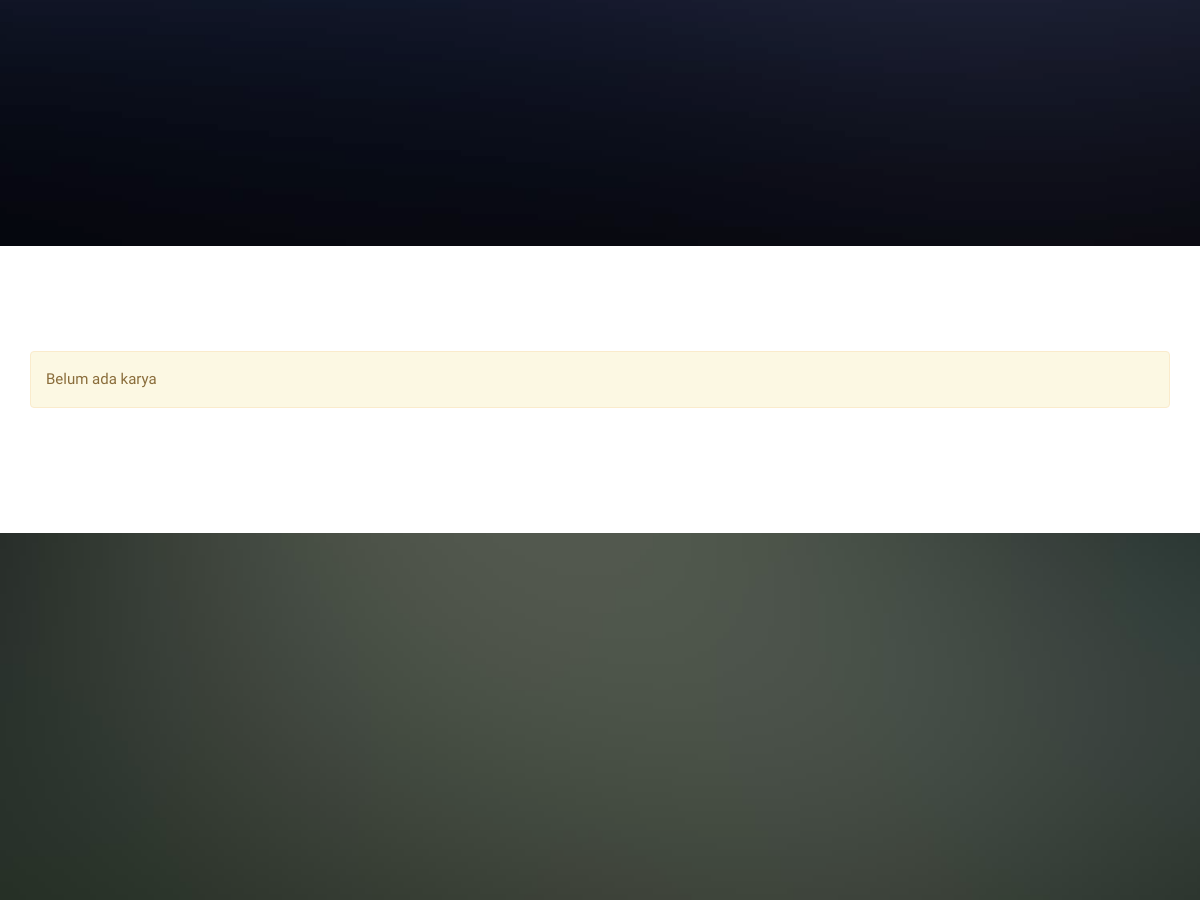
/gallery.php (middle part), run on an earlier commit of the app's database.
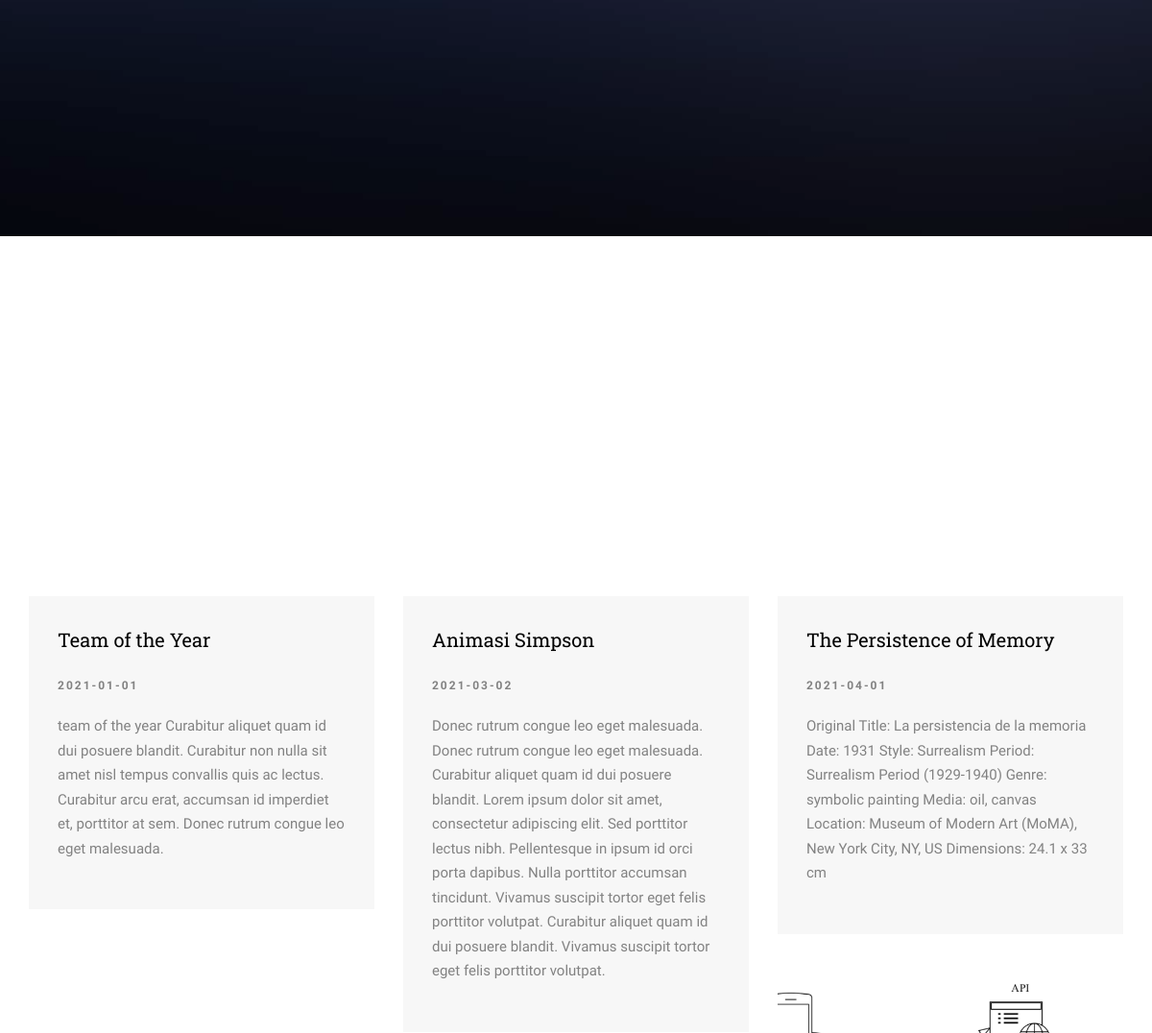
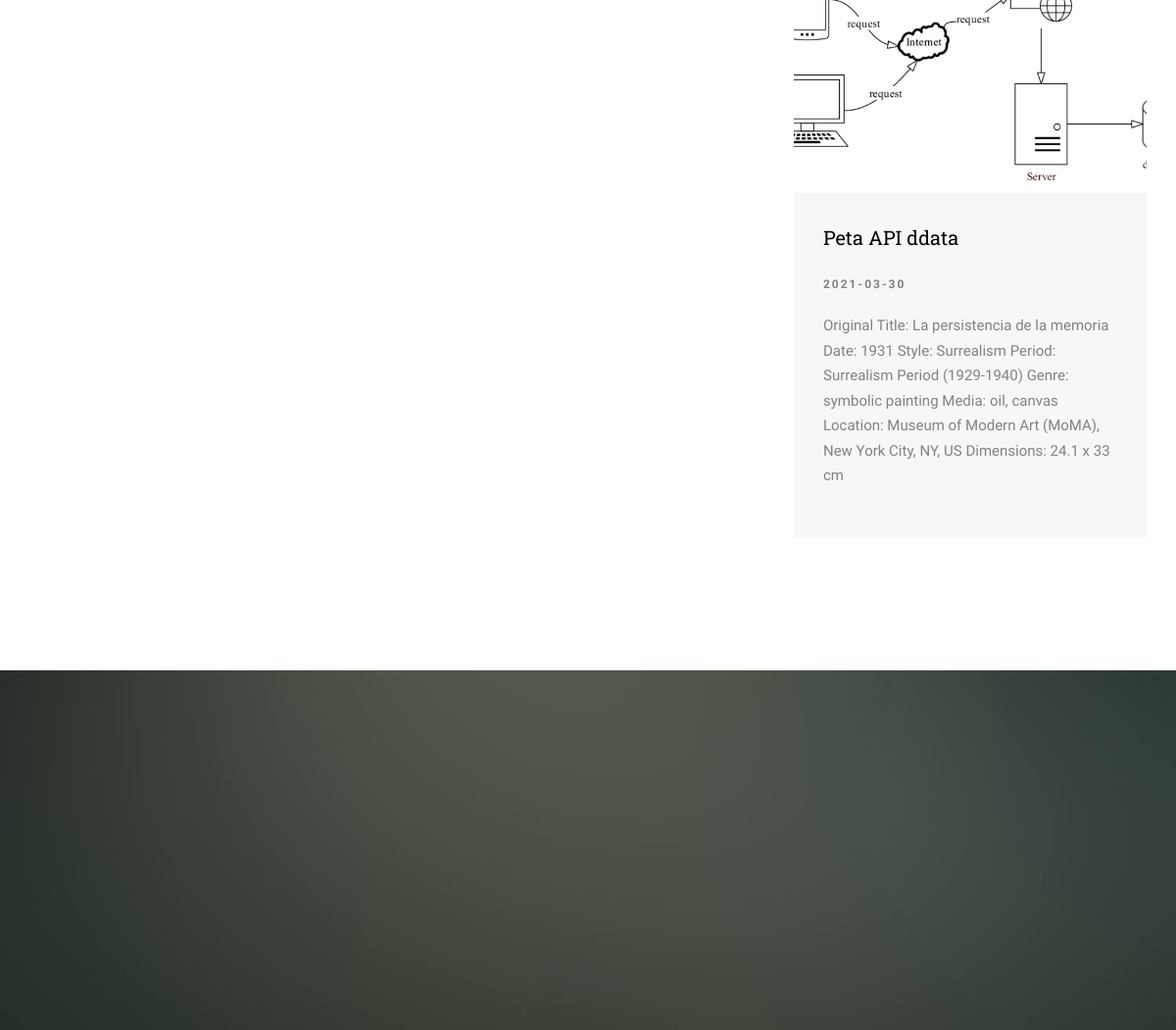
And on a later commit of the database (2 pictures, top to bottom).
### tables this page shows
CREATE TABLE `tb_karya` (
  `id` int(11) NOT NULL,
  `judul_karya` varchar(250) NOT NULL,
  `keterangan` text NOT NULL,
  `tanggal` date DEFAULT NULL,
  `foto` varchar(250) DEFAULT NULL,
  `kode_id` varchar(50) DEFAULT NULL
);

### functions/database.php (called while the page is built, shortened)
<?php
function koneksi_sanggar()
{
    global $SERVER, $USER, $PASSWORD, $DATABASE;
    $koneksi = mysqli_connect($SERVER, $USER, $PASSWORD, $DATABASE) or die(mysqli_error($koneksi));
    return $koneksi;
}
function db_get_all($sql)
{
    $tampil = mysqli_query(koneksi_sanggar(), $sql);
    $return = [];
    while ($row = mysqli_fetch_assoc($tampil)) {
        $return[] = $row;
    }
    return $return;
}

### functions/variables.php (called while the page is built, shortened)
<?php
$WEB_URL = "http://localhost/sanggar-brahmastra/";

### gallery.php (the view, shortened to what this page needs)
<?php
require_once('functions/include_all.php');
$sql_karya = "SELECT * FROM `tb_karya`";
$daftar_karya = db_get_all($sql_karya);
layout_header();
?>
<link rel="stylesheet" href="plugins/ekko-lightbox/ekko-lightbox.css" />
<body>
    <div id="page">
        <aside id="fh5co-hero">
            <div class="flexslider">
                <ul class="slides">
                    <li style="background-image: url(images/img_bg_4.jpg);">
                        <div class="container">
                            <div class="row">
                                <div class="col-md-8 col-md-offset-2 text-center slider-text">
                                    <div class="slider-text-inner">
                                    </div>
                                </div>
                            </div>
                        </div>
                    </li>
                </ul>
            </div>
        </aside>
        <div id="fh5co-blog">
            <div class="container">
                <?php
                if (empty($daftar_karya)) {
                    echo '<div class="alert alert-warning" role="alert"><i class="fa fa-info-circle" aria-hidden="true"></i> Belum ada karya </div>';
                } else {
                ?>
                    <div class="row">
                        <?php
                        foreach ($daftar_karya as $karya) {
                        ?>
                            <div class="col-lg-4 col-md-4">
                                <div class="fh5co-blog">
                                    <a href="<?= $WEB_URL . $karya['foto'] ?>" class="blog-img-holder" style="background-image: url(<?= $WEB_URL . $karya['foto'] ?>);" data-toggle="lightbox" data-title="<?= $karya['judul_karya'] ?>"></a>
                                    <div class="blog-text">
                                        <h3><a href="#"><?= $karya['judul_karya'] ?></a></h3>
                                        <span class="posted_on"><?= $karya['tanggal'] ?></span>
                                        <p><?= $karya['keterangan'] ?></p>
                                    </div>
                                </div>
                            </div>
                        <?php } ?>
                    </div>
                <?php } ?>
            </div>
        </div>
        <div id="fh5co-register" style="background-image: url(images/img_bg_2.jpg);">
            <div class="overlay"></div>
            <div class="row">
            </div>
        </div>
    </div>
</body>
</html>

### functions/layout.php (shortened to what this page needs)
<?php
function layout_header($page_title = "Home"){
    echo <<<HTML
    <!DOCTYPE html>
    <html>
    <head>
        <meta charset="utf-8" />
        <meta http-equiv="X-UA-Compatible" content="IE=edge" />
        <title>BRAHMASTRA ART &mdash; $page_title</title>
        <meta name="viewport" content="width=device-width, initial-scale=1" />
        <meta name="description" content="Free HTML5 Website Template by freehtml5.co" />
        <meta name="keywords" content="free website templates, free html5, free template, free bootstrap, free website template, html5, css3, mobile first, responsive" />
        <meta name="author" content="freehtml5.co" />
        <link href="https://fonts.googleapis.com/css?family=Source+Sans+Pro:300,400,600,700" rel="stylesheet" />
        <link href="https://fonts.googleapis.com/css?family=Roboto+Slab:300,400" rel="stylesheet" />
        <link rel="stylesheet" href="css/animate.css" />
        <link rel="stylesheet" href="css/icomoon.css" />
        <link rel="stylesheet" href="css/bootstrap.css" />
        <link rel="stylesheet" href="css/magnific-popup.css" />
        <link rel="stylesheet" href="css/owl.carousel.min.css" />
        <link rel="stylesheet" href="css/owl.theme.default.min.css" />
        <link rel="stylesheet" href="css/flexslider.css" />
        <link rel="stylesheet" href="css/pricing.css" />
        <link rel="stylesheet" href="css/style.css" />
        <script src="js/modernizr-2.6.2.min.js"></script>
        <!--[if lt IE 9]>
        <script src="js/respond.min.js"></script>
        <![endif]-->
    </head>
  HTML;
}

### css/style.css (style rules this page uses)
body { font-family: "Source Sans Pro", Arial, sans-serif; font-weight: 400; font-size: 15px; line-height: 1.7; color: #828282; background: #fff; }
#page { position: relative; overflow-x: hidden; width: 100%; height: 100%; -webkit-transition: 0.5s; -o-transition: 0.5s; transition: 0.5s; }
a { color: #2D6CDF; -webkit-transition: 0.5s; -o-transition: 0.5s; transition: 0.5s; }
p { margin-bottom: 20px; }
h1, h2, h3, h4, h5, h6, figure { color: #000; font-family: "Roboto Slab", serif; font-weight: 400; margin: 0 0 20px 0; }
#fh5co-hero { min-height: 630px; height: 630px; background: #fff url(../images/loader.gif) no-repeat center center; }
#fh5co-hero .flexslider { border: none; z-index: 1; margin-bottom: 0; }
#fh5co-hero .flexslider .slides { position: relative; overflow: hidden; }
#fh5co-hero .flexslider .slides li { background-repeat: no-repeat; background-size: cover; background-position: bottom center; min-height: 630px; height: 630px; position: relative; }
#fh5co-hero .flexslider .slides li:after { position: absolute; top: 0; bottom: 0; left: 0; right: 0; content: ''; background: rgba(0, 0, 0, 0.4); z-index: 1; }
#fh5co-hero .flexslider .slider-text { display: table; opacity: 0; min-height: 630px; height: 630px; z-index: 9; }
#fh5co-hero .flexslider .slider-text > .slider-text-inner { display: table-cell; vertical-align: middle; min-height: 700px; }
#fh5co-course-categories, #fh5co-counter, #fh5co-course, #fh5co-register, #fh5co-pricing, #fh5co-testimonial, #fh5co-blog, #fh5co-about, #fh5co-staff, #fh5co-contact, #fh5co-footer { padding: 7em 0; clear: both; }
.fh5co-blog { margin-bottom: 30px; width: 100%; float: left; }
.fh5co-blog .blog-img-holder { display: block; background-size: cover; background-position: top center; background-repeat: no-repeat; position: relative; height: 270px; }
.fh5co-blog .blog-text { position: relative; background: rgba(0, 0, 0, 0.03); width: 100%; padding: 30px; float: left; }
.fh5co-blog .blog-text span { font-size: 12px; text-transform: uppercase; letter-spacing: 2px; font-weight: 700; display: inline-block; margin-bottom: 20px; }
.fh5co-blog .blog-text h3 { font-size: 20px; margin-bottom: 20px; line-height: 1.5; }
.fh5co-blog .blog-text h3 a { color: black; }
#fh5co-register { background-size: cover; background-position: center center; background-repeat: no-repeat; position: relative; }
#fh5co-register .overlay { position: absolute; top: 0; left: 0; right: 0; bottom: 0; content: ''; background: rgba(0, 0, 0, 0.5); }

What changed in the data, as far as the page shows it:
added tb_karya: judul_karya "Team of the Year", tanggal "2021-01-01", keterangan "team of the year Curabitur aliquet quam id dui posuere blandit. Curabitur non nulla sit amet nisl tempus convallis quis ac lectus. Curabitur arcu erat, accumsan id imperdiet et, porttitor at sem. Donec rutrum congue leo eget malesuada."
added tb_karya: judul_karya "Animasi Simpson", tanggal "2021-03-02", keterangan "Donec rutrum congue leo eget malesuada. Donec rutrum congue leo eget malesuada. Curabitur aliquet quam id dui posuere blandit. Lorem ipsum dolor sit amet, consectetur adipiscing elit. Sed porttitor lectus nibh. Pellentesque in ipsum id orci porta dapibus. Nulla porttitor accumsan tincidunt. Vivamus suscipit tortor eget felis porttitor volutpat. Curabitur aliquet quam id dui posuere blandit. Vivamus suscipit tortor eget felis porttitor volutpat."
added tb_karya: judul_karya "The Persistence of Memory", tanggal "2021-04-01", keterangan "Original Title: La persistencia de la memoria Date: 1931 Style: Surrealism Period: Surrealism Period (1929-1940) Genre: symbolic painting Media: oil, canvas Location: Museum of Modern Art (MoMA), New York City, NY, US Dimensions: 24.1 x 33 cm"
added tb_karya: foto (picture), judul_karya "Peta API ddata", tanggal "2021-03-30", keterangan "Original Title: La persistencia de la memoria Date: 1931 Style: Surrealism Period: Surrealism Period (1929-1940) Genre: symbolic painting Media: oil, canvas Location: Museum of Modern Art (MoMA), New York City, NY, US Dimensions: 24.1 x 33 cm"
Also different on the page:
text no longer shown: "Belum ada karya"
